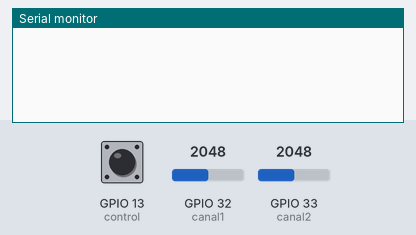
Bench run of a sketch on a simulated ESP32. Shown: the last lines printed to the serial monitor. The inputs (shaded band) are chosen by the test bench; at power-on: GPIO 13 (control) LOW, GPIO 32 (canal1) = 2048, GPIO 33 (canal2) = 2048.

Above: at 1.2 s.
1.3 s: GPIO 13 (control) driven HIGH
At 2.1 s:
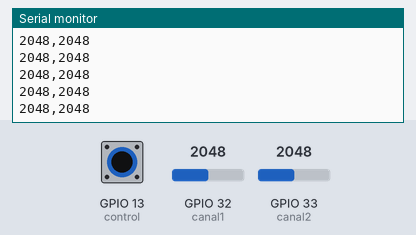
3.2 s: GPIO 32 (canal1) set to 2866
At 4.3 s:
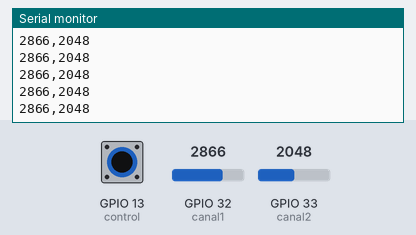
4.7 s: GPIO 33 (canal2) set to 2866
At 5.4 s:
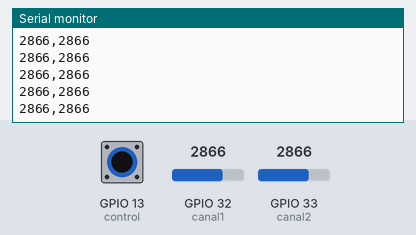
6.2 s: GPIO 32 (canal1) set to 3603
At 6.8 s:
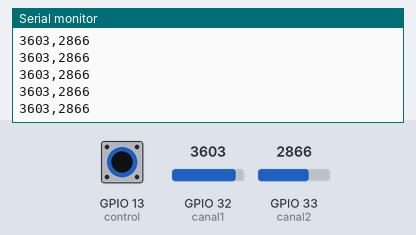
7.7 s: GPIO 33 (canal2) set to 3603
At 8.2 s:
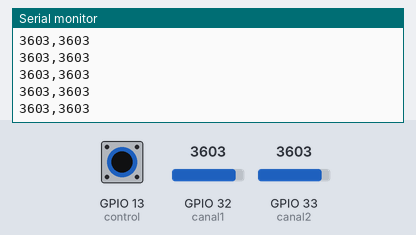
9.2 s: GPIO 13 (control) pulsed LOW 2 times (0.12 s each, 0.3 s apart)
Timing chart, 0 to 12.2 s (numbered marks = the images above; inputs shaded):
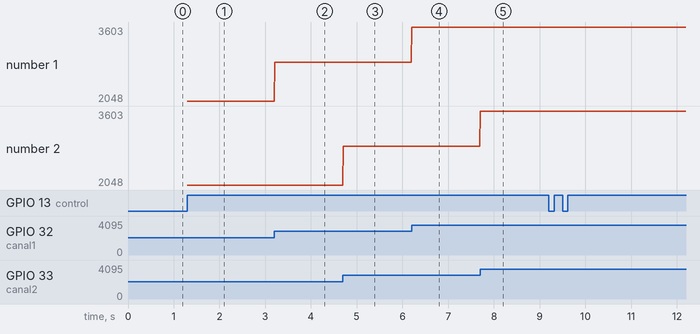

The sketch:

ADC_ESP32.ino
```cpp
int canal1=32;
int canal2=33;
int control=13;
int lectura1;
int lectura2;
String lectura3;
String lectura4;
int tiempoMuestreo=0;
int ultimoCambio;
void setup(){
Serial.begin(9600);
pinMode(canal1,INPUT);
pinMode(canal2,INPUT);
pinMode(control,INPUT);
}
void loop(){
if(millis()-ultimoCambio>tiempoMuestreo){
  lectura1=analogRead(canal1);
  lectura2=analogRead(canal2);
  lectura3=String(lectura1);
  lectura4=String(lectura2);
  lectura3.concat(",");
  lectura3.concat(lectura4);
  if(digitalRead(control)==HIGH){
    Serial.println(lectura3);
  }
}
}
```

Measured:
- after the input at 1.3 s, the serial monitor: prints a new line at once (image 1)
- after the input at 3.2 s, the serial monitor: prints a new line at once (image 2)
- after the input at 4.7 s, the serial monitor: prints a new line at once (image 3)
- after the input at 6.2 s, the serial monitor: prints a new line at once (image 4)
- after the input at 7.7 s, the serial monitor: prints a new line at once (image 5)
- plotted number 1: 2048 → 2866 after the input at 3.2 s, 2866 → 3603 after the input at 6.2 s
